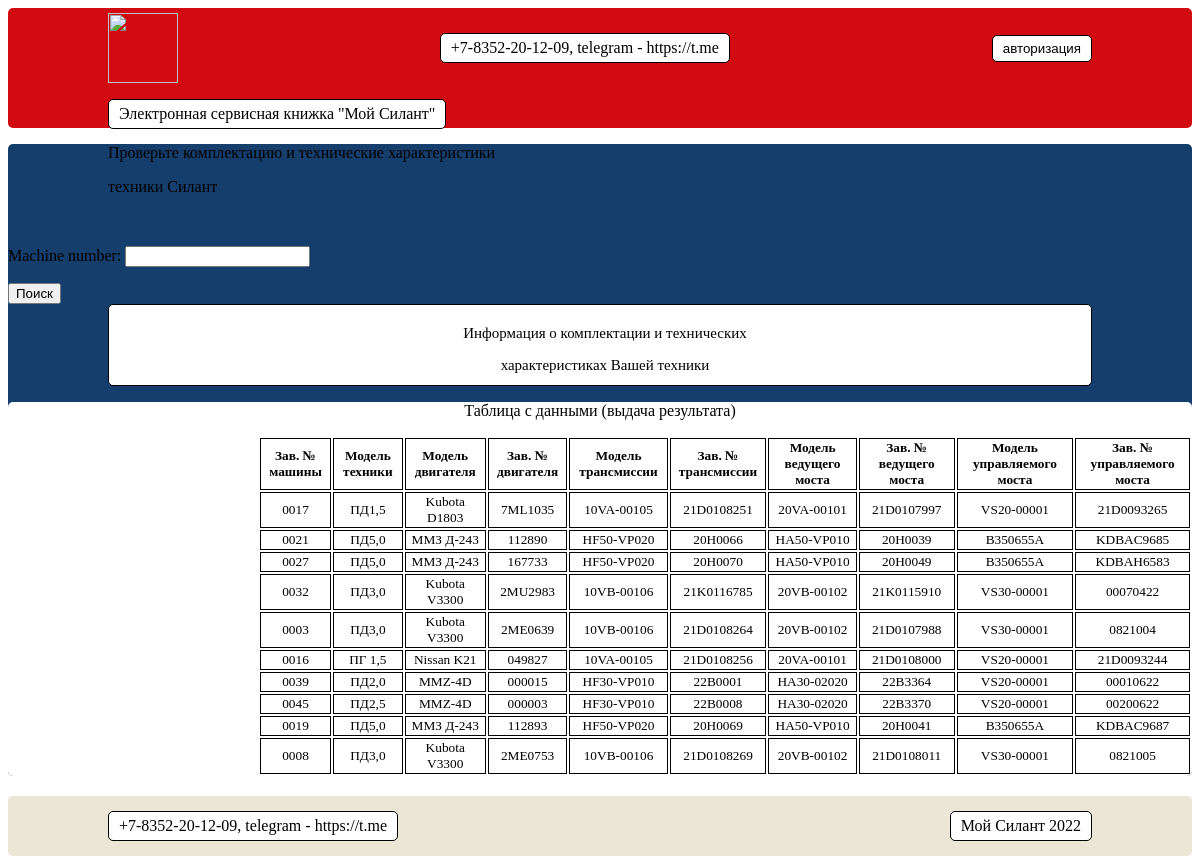
The page / on the database its author committed.
### mysilant/models.py (models this page shows, shortened)
class Machine(models.Model):
    machine_number = models.CharField(max_length=64)
    model_of_equipment = models.ForeignKey(Model_of_equipment, on_delete=models.CASCADE)
    engine_model = models.ForeignKey(Engine_model, on_delete=models.CASCADE)
    engine_number = models.CharField(max_length=64)
    transmission_model = models.ForeignKey(Transmission_model, on_delete=models.CASCADE)
    transmission_number = models.CharField(max_length=64)
    model_of_driving_axle = models.ForeignKey(Model_of_driving_axle, on_delete=models.CASCADE)
    drive_axle_number = models.CharField(max_length=64)
    model_of_controlled_bridge = models.ForeignKey(Model_of_controlled_bridge, on_delete=models.CASCADE)
    controlled_bridge_number = models.CharField(max_length=64)
    supply_contract_number = models.CharField(max_length=64)
    shipment_date = models.DateField()
    consignee = models.CharField(max_length=64)
    delivery_address = models.CharField(max_length=64)
    equipment = models.CharField(max_length=128)
    client = models.ForeignKey(Client, on_delete=models.CASCADE)
    service_company = models.ForeignKey(Service_Company, on_delete=models.CASCADE)

class Model_of_equipment(models.Model):
    name = models.CharField(max_length=64)
    description = models.TextField()
    def __str__(self):
        return self.name

class Engine_model(models.Model):
    name = models.CharField(max_length=64)
    description = models.TextField()
    def __str__(self):
        return self.name

class Transmission_model(models.Model):
    name = models.CharField(max_length=64)
    description = models.TextField()
    def __str__(self):
        return self.name

class Model_of_driving_axle(models.Model):
    name = models.CharField(max_length=64)
    description = models.TextField()
    def __str__(self):
        return self.name

class Model_of_controlled_bridge(models.Model):
    name = models.CharField(max_length=64)
    description = models.TextField()
    def __str__(self):
        return self.name

### mysilant/views.py (the view)
# urls.py: path('', HomePageView.as_view(), name='home'),
class HomePageView(ListView):
    model = Machine
    template_name = 'home.html'
    context_object_name = 'machines'
    def get_queryset(self):
       queryset = super().get_queryset()
       self.filterset = HomeFilter(self.request.GET, queryset)
       return self.filterset.qs
    def get_context_data(self, **kwargs):
       context = super().get_context_data(**kwargs)
       context['filterset'] = self.filterset
       return context

### templates/silant_frontend/src/components/home.html (shortened to what this page needs)
<!DOCTYPE html>
<html lang="en">
<head>
</head>
<body>
    <div>
        <header>
            <div class='header'>
                <div class='header2'>
                  <img class='img' src="https://static.tildacdn.com/tild3665-3566-4466-b331-303564336361/Frame_12.png"></img>
                  <p class='telephone'>+7-8352-20-12-09, telegram - https://t.me</p>
                  <form action="http://127.0.0.1:8000/accounts/login/">
                    <button class='btn'>авторизация</button>
                  </form>
                </div>
                <div class='book'>
                  <p class='book1'>Электронная сервисная книжка "Мой Силант"</p>
                </div>
            </div>
        </header>
        <main>
        <div class='info4'>
            <p>Проверьте комплектацию и технические характеристики</p>
            <p>техники Силант</p>
        </div>
            <form action="" method="get">
                {{ filterset.form.as_p }}
                <input type="submit" value="Поиск" />
            </form>
        <div class='info2'>
          <p>Информация о комплектации и технических</p>
          <p>характеристиках Вашей техники</p>
        </div>
        <div class='tab'>
        <p class='result'>Таблица с данными (выдача результата)</p>
        {% if machines %}
        <table class='machines'>
          <thead>
          <tr>
            <th>Зав. № машины</th>
            <th>Модель техники</th>
            <th>Модель двигателя</th>
            <th>Зав. № двигателя</th>
            <th>Модель трансмиссии</th>
            <th>Зав. № трансмиссии</th>
            <th>Модель ведущего моста</th>
            <th>Зав. № ведущего моста</th>
            <th>Модель управляемого моста</th>
            <th>Зав. № управляемого моста</th>
          </tr>
          </thead>
          {% for machine in machines %}
          <tbody>
          <tr>
            <td>{{ machine.machine_number }}</td>
            <td>{{ machine.model_of_equipment }}</td>
            <td>{{ machine.engine_model }}</td>
            <td>{{ machine.engine_number }}</td>
            <td>{{ machine.transmission_model }}</td>
            <td>{{ machine.transmission_number }}</td>
            <td>{{ machine.model_of_driving_axle }}</td>
            <td>{{ machine.drive_axle_number }}</td>
            <td>{{ machine.model_of_controlled_bridge }}</td>
            <td>{{ machine.controlled_bridge_number }}</td>
          </tr>
          </tbody>
          {% endfor %}
        </table>
        {% else %}
       <h2>Машин нет!</h2>
       {% endif %}
        </div>
        </main>
        <footer>
            <div class='footer'>
                <p class='telephone'>+7-8352-20-12-09, telegram - https://t.me</p>
                <p class='silant'>Мой Силант 2022</p>
            </div>
        </footer>
      </div>
</body>
</html>

### templates/silant_frontend/src/components/home.html (style rules this page uses)
.header { height: 150px; padding: 5px 100px; background-color: #D20A11; border-radius: 5px; }
.header2 { display: flex; justify-content: space-between; align-items: center; }
.img { height: 100px; width: 100px; }
.telephone { border: black thin solid; border-radius: 5px; background-color: white; padding: 5px 10px; font-family: 'Sans_Ialic' }
.btn { border: black thin solid; border-radius: 5px; background-color: white; padding: 5px 10px; }
.book { display: flex; justify-content: space-between; align-items: center; }
.book1 { border: black thin solid; border-radius: 5px; background-color: white; padding: 5px 10px; font-family: 'Sans_Ialic' }
.machines { font-size: 10pt; text-align: center; margin-left: 250px; }
table.machines th, table.machines td { border: black thin solid; }
.tab { background-color: white; border-radius: 5px; }
.info4 { margin-left: 100px; margin-bottom: 50px; }
.result { text-align: center; }
.info2 { border: black thin solid; border-radius: 5px; background-color: white; padding: 5px 10px; margin-left: 100px; margin-right: 100px; text-align: center; font-size: 20px; font-family: 'Sans_Ialic' }
main { background-color: #163E6C; border-radius: 5px; }
.footer { display: flex; justify-content: space-between; align-items: center; height: 100px; margin-top: 20px; padding: 0 100px; background-color: #EBE6D6; border-radius: 5px; }
.telephone { border: black thin solid; border-radius: 5px; background-color: white; padding: 5px 10px; }
.silant { border: black thin solid; border-radius: 5px; background-color: white; padding: 5px 10px; }
@media (max-height: 910px) { .footer { height: 60px; } }
@media (max-height: 910px) { .info2 { height: 70px; font-size: 15px; padding-right: 0px; } }
@media (max-height: 910px) { .info4 { height: 50px, } }
@media (max-height: 910px) { .img { height: 70px; width: 70px; } }
@media (max-height: 910px) { .header { height:110px } }

### rows shown on the page
Machine: machine_number "0017", model_of_equipment "ПД1,5", engine_model "Kubota D1803", engine_number "7ML1035", transmission_model "10VA-00105", transmission_number "21D0108251", model_of_driving_axle "20VA-00101", drive_axle_number "21D0107997", model_of_controlled_bridge "VS20-00001", controlled_bridge_number "21D0093265"
Machine: machine_number "0021", model_of_equipment "ПД5,0", engine_model "ММЗ Д-243", engine_number "112890", transmission_model "HF50-VP020", transmission_number "20H0066", model_of_driving_axle "HA50-VP010", drive_axle_number "20H0039", model_of_controlled_bridge "B350655A", controlled_bridge_number "KDBAC9685"
Machine: machine_number "0027", model_of_equipment "ПД5,0", engine_model "ММЗ Д-243", engine_number "167733", transmission_model "HF50-VP020", transmission_number "20H0070", model_of_driving_axle "HA50-VP010", drive_axle_number "20H0049", model_of_controlled_bridge "B350655A", controlled_bridge_number "KDBAH6583"
Machine: machine_number "0032", model_of_equipment "ПД3,0", engine_model "Kubota V3300", engine_number "2MU2983", transmission_model "10VB-00106", transmission_number "21K0116785", model_of_driving_axle "20VB-00102", drive_axle_number "21K0115910", model_of_controlled_bridge "VS30-00001", controlled_bridge_number "00070422"
Machine: machine_number "0003", model_of_equipment "ПД3,0", engine_model "Kubota V3300", engine_number "2ME0639", transmission_model "10VB-00106", transmission_number "21D0108264", model_of_driving_axle "20VB-00102", drive_axle_number "21D0107988", model_of_controlled_bridge "VS30-00001", controlled_bridge_number "0821004"
Machine: machine_number "0016", model_of_equipment "ПГ 1,5", engine_model "Nissan K21", engine_number "049827", transmission_model "10VA-00105", transmission_number "21D0108256", model_of_driving_axle "20VA-00101", drive_axle_number "21D0108000", model_of_controlled_bridge "VS20-00001", controlled_bridge_number "21D0093244"
Machine: machine_number "0039", model_of_equipment "ПД2,0", engine_model "MMZ-4D", engine_number "000015", transmission_model "HF30-VP010", transmission_number "22B0001", model_of_driving_axle "HA30-02020", drive_axle_number "22B3364", model_of_controlled_bridge "VS20-00001", controlled_bridge_number "00010622"
Machine: machine_number "0045", model_of_equipment "ПД2,5", engine_model "MMZ-4D", engine_number "000003", transmission_model "HF30-VP010", transmission_number "22B0008", model_of_driving_axle "HA30-02020", drive_axle_number "22B3370", model_of_controlled_bridge "VS20-00001", controlled_bridge_number "00200622"
Machine: machine_number "0019", model_of_equipment "ПД5,0", engine_model "ММЗ Д-243", engine_number "112893", transmission_model "HF50-VP020", transmission_number "20H0069", model_of_driving_axle "HA50-VP010", drive_axle_number "20H0041", model_of_controlled_bridge "B350655A", controlled_bridge_number "KDBAC9687"
Machine: machine_number "0008", model_of_equipment "ПД3,0", engine_model "Kubota V3300", engine_number "2ME0753", transmission_model "10VB-00106", transmission_number "21D0108269", model_of_driving_axle "20VB-00102", drive_axle_number "21D0108011", model_of_controlled_bridge "VS30-00001", controlled_bridge_number "0821005"
